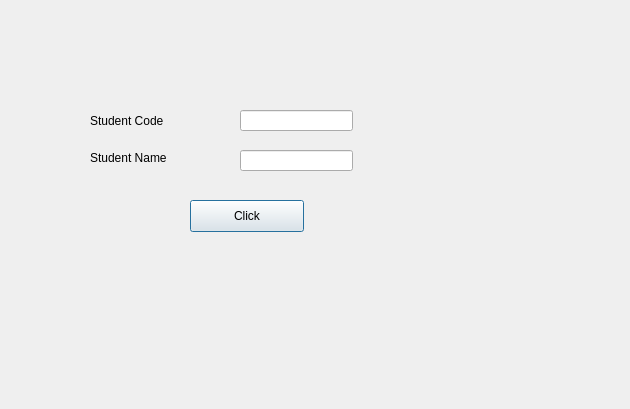
<?xml version="1.0" encoding="UTF-8"?>
<ui version="4.0">
 <class>Dialog</class>
 <widget class="QDialog" name="Dialog">
  <property name="geometry">
   <rect>
    <x>0</x>
    <y>0</y>
    <width>630</width>
    <height>409</height>
   </rect>
  </property>
  <property name="windowTitle">
   <string>Dialog</string>
  </property>
  <widget class="QLineEdit" name="lineEditCode">
   <property name="geometry">
    <rect>
     <x>240</x>
     <y>110</y>
     <width>113</width>
     <height>21</height>
    </rect>
   </property>
  </widget>
  <widget class="QLabel" name="label">
   <property name="geometry">
    <rect>
     <x>90</x>
     <y>110</y>
     <width>111</width>
     <height>21</height>
    </rect>
   </property>
   <property name="text">
    <string>Student Code</string>
   </property>
  </widget>
  <widget class="QLabel" name="labelResponse">
   <property name="geometry">
    <rect>
     <x>140</x>
     <y>180</y>
     <width>181</width>
     <height>16</height>
    </rect>
   </property>
   <property name="text">
    <string/>
   </property>
  </widget>
  <widget class="QPushButton" name="ButtonClickMe">
   <property name="geometry">
    <rect>
     <x>190</x>
     <y>200</y>
     <width>114</width>
     <height>32</height>
    </rect>
   </property>
   <property name="text">
    <string>Click</string>
   </property>
  </widget>
  <widget class="QLabel" name="label_2">
   <property name="geometry">
    <rect>
     <x>90</x>
     <y>150</y>
     <width>101</width>
     <height>16</height>
    </rect>
   </property>
   <property name="text">
    <string>Student Name</string>
   </property>
  </widget>
  <widget class="QLineEdit" name="lineEditName">
   <property name="geometry">
    <rect>
     <x>240</x>
     <y>150</y>
     <width>113</width>
     <height>21</height>
    </rect>
   </property>
  </widget>
 </widget>
 <resources/>
 <connections/>
</ui>
